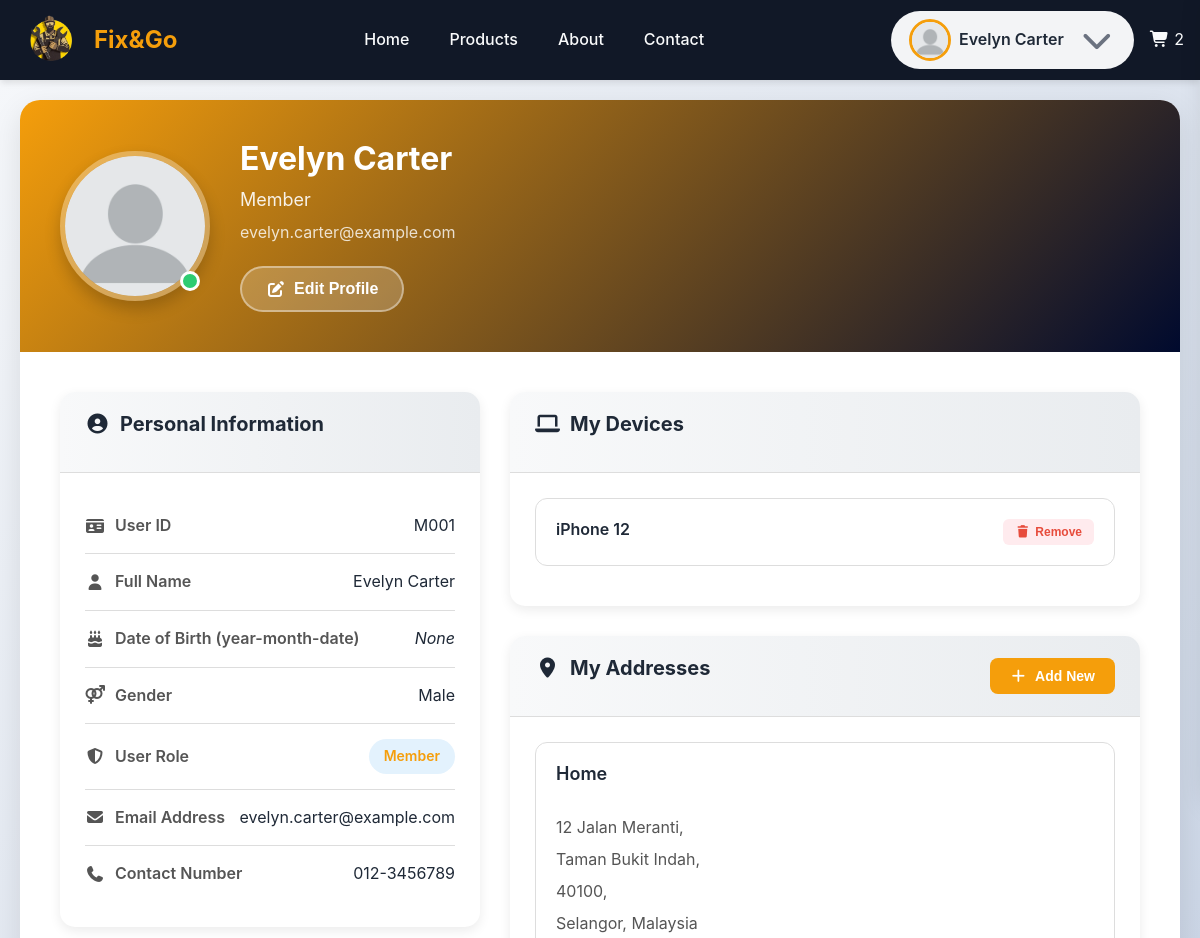
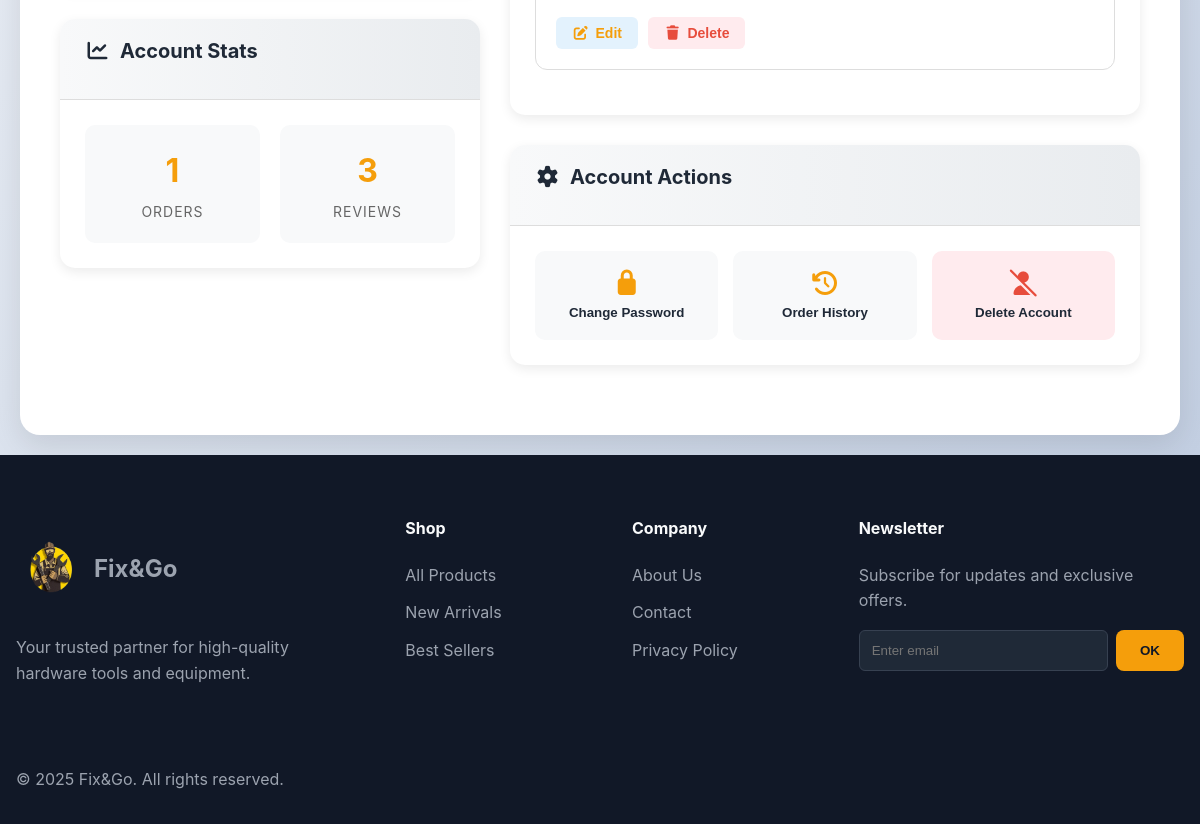
Page /pages/member/profile.php (signed in) on the earlier database version (2 pictures, top to bottom).
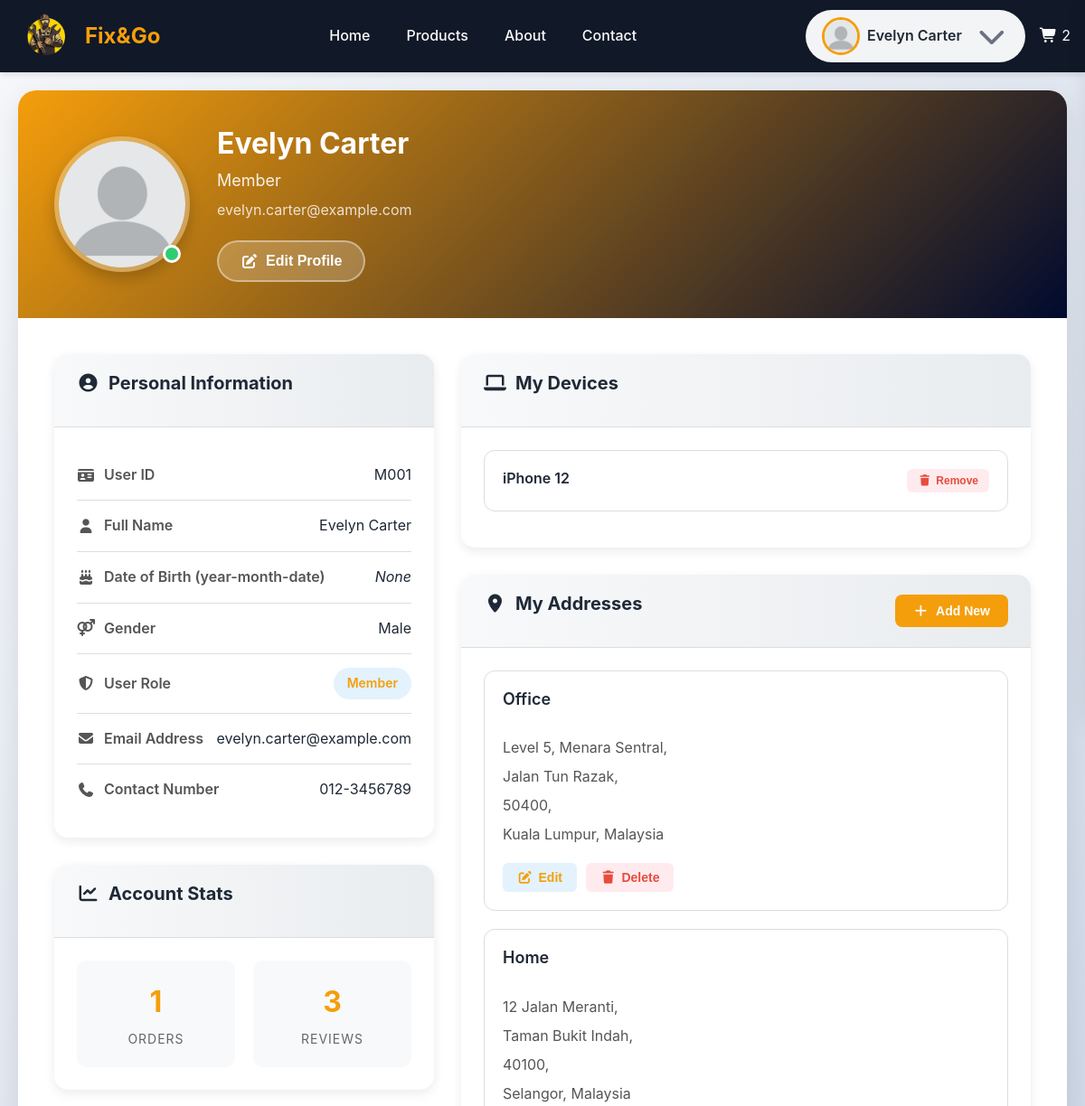
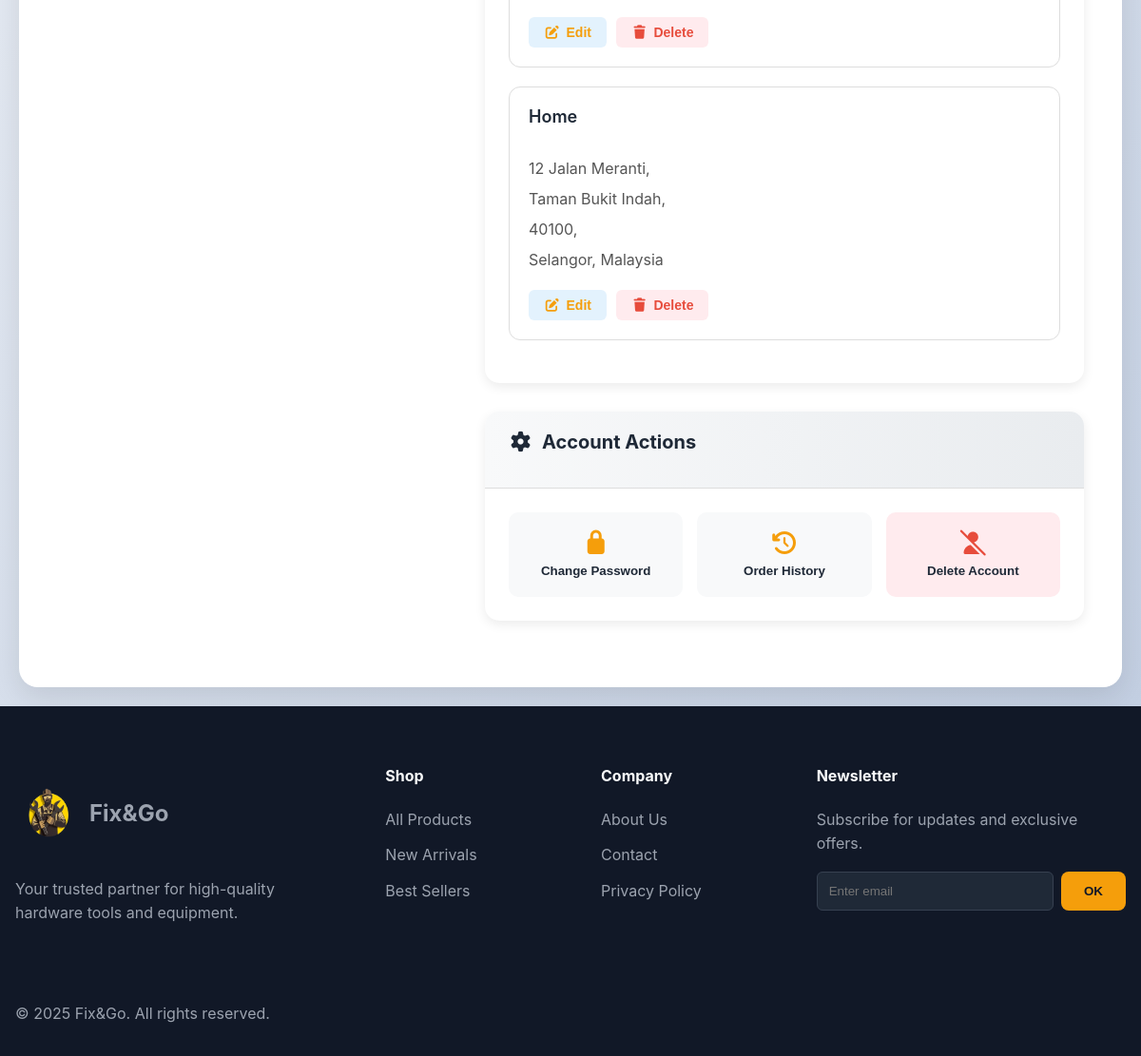
Same page on the later database version (2 pictures, top to bottom).
### tables this page shows
CREATE TABLE `userprofile` (
    `user_id` varchar(12) NOT NULL,
    `dob` date DEFAULT NULL,
    `contact_num` varchar(20) DEFAULT NULL,
    `gender` enum('Male', 'Female') DEFAULT NULL
);

CREATE TABLE `userdevices` (
    `mac_address` varchar(17) NOT NULL,
    `device_name` varchar(100) DEFAULT NULL,
    `user_id` varchar(12) NOT NULL
);

CREATE TABLE `address` (
    `address_id` int(11) NOT NULL,
    `address_name` varchar(20) NOT NULL DEFAULT 'Home',
    `user_id` varchar(12) NOT NULL,
    `address_one` varchar(255) NOT NULL,
    `address_two` varchar(255) DEFAULT NULL,
    `address_three` varchar(255) DEFAULT NULL,
    `state` varchar(50) NOT NULL,
    `post_code` varchar(5) NOT NULL,
    `country` varchar(40) NOT NULL DEFAULT 'Malaysia'
);

### _base.php (called while the page is built, shortened)
<?php
$rootDir = 'http://' . $_SERVER['HTTP_HOST'];
function temp($key, $value = null)
{
    if ($value !== null) {
        $_SESSION["temp_$key"] = $value;
    } else {
        $value = $_SESSION["temp_$key"] ?? null;
        return $value;
    }
}

### DAO/profile_dao.php (called while the page is built, shortened)
<?php
function getAddressesByUserId($user_id)
{
    global $_db;
    $stmt = $_db->prepare("SELECT * FROM address WHERE user_id = ? ORDER BY address_id DESC");
    $stmt->execute([$user_id]);
    return $stmt->fetchAll();
}
function getUserProfileDetails($user_id)
{
    global $_db;
    $stmt = $_db->prepare("SELECT * FROM UserProfile WHERE user_id = ?");
    $stmt->execute([$user_id]);
    return $stmt->fetch();
}
function getUserDevices($id)
{
    global $_db;
    $stmt = $_db->prepare("SELECT * FROM UserDevices WHERE user_id = ?");
    $stmt->execute([$id]);
    return $stmt->fetchAll();
}

### pages/member/profile.php (the view, shortened to what the rows shown need)
<?php
require "../../_base.php";
include "../../_head.php";
require "../../dao/profile_dao.php";
$user_id = temp('USER_ID');
$user_name = temp('USER_NAME');
$user_profile = getUserProfileDetails($user_id);
$user_devices = getUserDevices($user_id);
$addresses = getAddressesByUserId($user_id);
?>
<link rel="stylesheet" href="<?= $rootDir ?>/css/profile.css">
<main>
    <div class="profile-container">
        <div class="profile-header">
            <div class="profile-picture-section">
                <div class="profile-info">
                    <h1 class="profile-name"><?= htmlspecialchars($user_name) ?></h1>
                </div>
            </div>
        </div>
        <div class="profile-content">
            <div class="left-column">
                <div class="info-card">
                    <div class="card-header">
                        <h2><i class="fas fa-user-circle"></i> Personal Information</h2>
                    </div>
                    <div class="card-body">
                        <div class="info-row">
                            <div class="info-value"><?= $user_profile->dob ?? '<i>None</i>' ?>
                            </div>
                        </div>
                        <div class="info-row">
                            <div class="info-label">
                                <i class="fas fa-venus-mars"></i>
                                Gender
                            </div>
                            <div class="info-value"><?= $user_profile->gender ?? '<i>None</i>' ?></div>
                        </div>
                        <div class="info-row">
                            <div class="info-label">
                                <i class="fas fa-phone"></i>
                                Contact Number
                            </div>
                            <div class="info-value"><?= $user_profile->contact_num ?? '<i>None</i>' ?></div>
                        </div>
                    </div>
                </div>
                <div class="info-card">
                    <div class="card-header">
                        <h2><i class="fas fa-chart-line"></i> Account Stats</h2>
                    </div>
                </div>
            </div>
            <div class="right-column">
                <div class="info-card">
                    <div class="card-header">
                        <h2><i class="fas fa-laptop"></i> My Devices</h2>
                    </div>
                    <div class="card-body">
                        <?php foreach ($user_devices as $key => $value): ?>
                            <div class="device-card">
                                <div class="device-info">
                                    <div class="device-details">
                                        <h3><?= $value->device_name ?></h3>
                                    </div>
                                </div>
                                <div class="device-meta">
                                    <button class="device-action remove">
                                        <i class="fas fa-trash"></i> Remove
                                    </button>
                                </div>
                            </div>
                        <?php endforeach ?>
                    </div>
                </div>
                <div class="info-card">
                    <div class="card-header">
                        <h2><i class="fas fa-map-marker-alt"></i> My Addresses</h2>
                    </div>
                    <div class="card-body">
                        <?php foreach ($addresses as $key => $value) : ?>
                            <div class="address-card">
                                <div class="address-header">
                                    <h3><?= $value->address_name ?></h3>
                                </div>
                                <div class="address-content">
                                    <p><?= $value->address_one ? $value->address_one . ',' : '<i>None</i>' ?></p>
                                    <p><?= $value->address_two ? $value->address_two . ',' : '' ?></p>
                                    <p><?= $value->address_three ? $value->address_three . ', ' : '' ?><?= $value->post_code . ',' ?></p>
                                    <p><?= $value->state ?>, <?= $value->country ?></p>
                                </div>
                                <div class="address-actions">
                                    <button class="action-btn edit">
                                        <i class="fas fa-edit"></i> Edit
                                    </button>
                                    <button class="action-btn delete">
                                        <i class="fas fa-trash"></i> Delete
                                    </button>
                                </div>
                            </div>
                        <?php endforeach ?>
                    </div>
                </div>
                <div class="info-card">
                    <div class="card-header">
                        <h2><i class="fas fa-cog"></i> Account Actions</h2>
                    </div>
                </div>
            </div>
        </div>
    </div>
</main>

Differences in the rows shown:
added address: address_name "Office", address_one "Level 5, Menara Sentral", address_two "Jalan Tun Razak", post_code "50400", state "Kuala Lumpur", country "Malaysia"
added address: address_name "Home", address_one "12 Jalan Meranti", address_two "Taman Bukit Indah", post_code "40100", state "Selangor", country "Malaysia"
